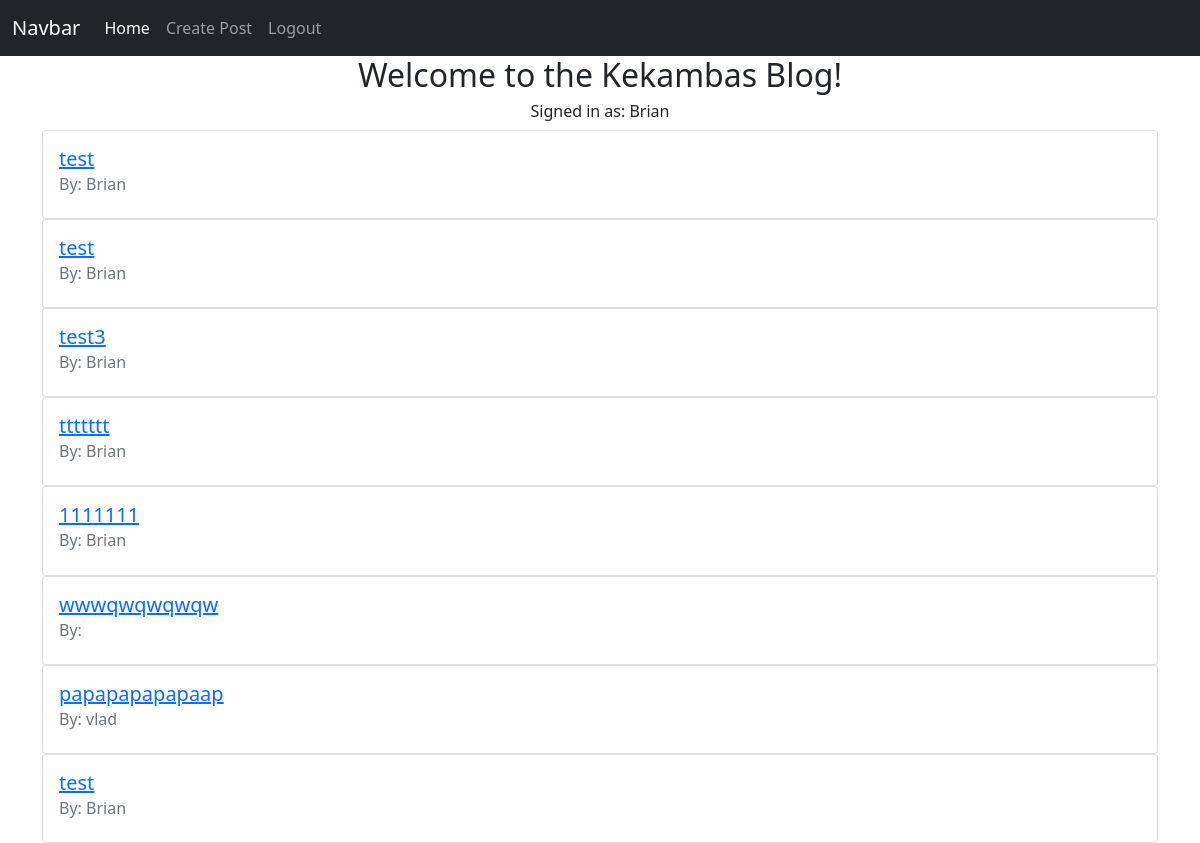
Screenshot of / (signed in) with the database file from the repository.
### app/models.py (models this page shows, shortened)
class User(db.Model, UserMixin):
    id = db.Column(db.Integer, primary_key=True)
    email = db.Column(db.String(50), nullable=False, unique=True)
    username = db.Column(db.String(50), nullable=False, unique=True)
    password = db.Column(db.String(256), nullable=False)
    date_created = db.Column(db.DateTime, nullable=False, default=datetime.utcnow)
    posts = db.relationship('Post', backref='author', lazy='dynamic')

class Post(db.Model):
    id = db.Column(db.Integer, primary_key = True)
    title = db.Column(db.String(50), nullable=False)
    body = db.Column(db.String(225), nullable=False)
    date_created = db.Column(db.DateTime, nullable=False, default=datetime.utcnow)
    user_id = db.Column(db.Integer, db.ForeignKey('user.id'))

### app/routes.py (the view)
@app.route('/')
def index():
    posts = Post.query.all()
    return render_template('index.html', posts=posts)

### app/models.py (called while the page is built)
@login.user_loader
def load_user(user_id):
    return User.query.get(user_id)

### app/templates/index.html (shortened to what this page needs)
{% extends 'base.html' %}
{% block content %}
    <h2 class="text-center">Welcome to the Kekambas Blog!</h2>
{% if current_user.is_authenticated %}
    <h6 class="text-center">Signed in as: {{ current_user.username }}</h6>
    {% for post in posts %}
    <div class="card">
        <div class="card-body">
            <a href="{{ url_for('view_post', post_id=post.id) }}">
                <h5 class="card-title">{{ post.title }}</h5>
            </a>
          <h6 class="card-subtitle mb-2 text-muted">By: {{ post.author.username }}</h6>
        </div>
      </div>
    {% endfor %}
{% else %}
<h4 class="text-center">Please Sign Up or Log In to view posts</h4>
{% endif %}
{% endblock content %}

### app/templates/base.html (shortened to what this page needs)
<!DOCTYPE html>
<html lang="en">
    <head>
        <link rel="stylesheet" href="https://cdnjs.cloudflare.com/ajax/libs/twitter-bootstrap/5.1.0/css/bootstrap.min.css">
        <link rel="stylesheet" href="https://cdnjs.cloudflare.com/ajax/libs/font-awesome/5.15.4/css/all.min.css">
    </head>
    <body>
        <nav class="navbar navbar-expand-lg navbar-dark bg-dark">
            <div class="container-fluid">
                <a class="navbar-brand" href="#">Navbar</a>
                <div class="collapse navbar-collapse" id="navbarNavAltMarkup">
                <div class="navbar-nav">
                    <a class="nav-link active" aria-current="page" href="{{ url_for('index') }}">Home</a>
                    {% if current_user.is_authenticated %}
                    <a class="nav-link" href="{{ url_for('create') }}">Create Post</a>
                    <a class="nav-link" href="{{ url_for('logout') }}">Logout</a>
                    {% else %}
                    <a class="nav-link" href="{{ url_for('signup') }}">Sign Up</a>
                    <a class="nav-link" href="{{ url_for('login') }}">Log in</a>
                    {% endif %}
                </div>
                </div>
            </div>
        </nav>
        <div class="container">
            {% block content %}
            {% endblock content %}
        </div>
    </body>
</html>

### rows the page displays
User: username "Brian"
Post: title "test", author.username "Brian"
Post: title "test", author.username "Brian"
Post: title "test3", author.username "Brian"
Post: title "ttttttt", author.username "Brian"
Post: title "1111111", author.username "Brian"
Post: title "wwwqwqwqwqw"
Post: title "papapapapapaap", author.username "vlad"
Post: title "test", author.username "Brian"
